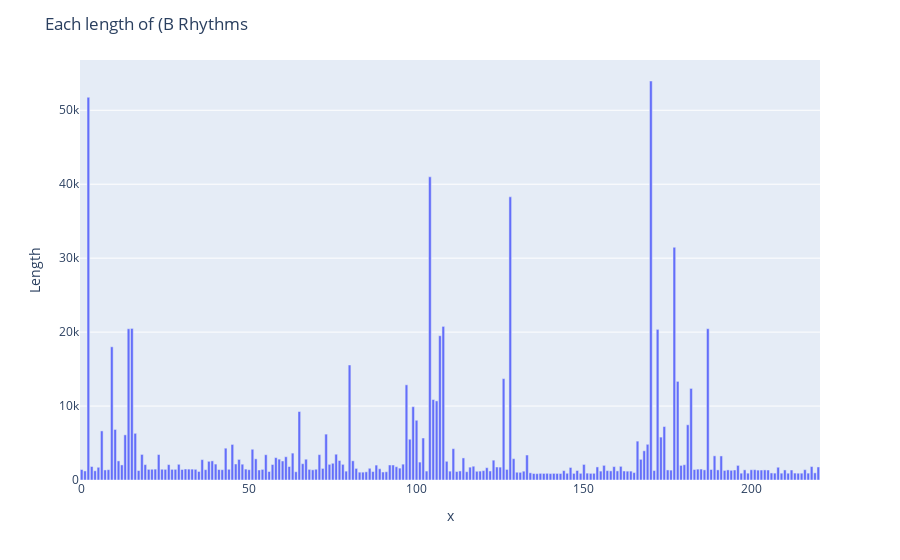

Notebook source saved alongside this figure:
### Markdown cell above
### (2) B

### Code cell
print("Basic Statistics of (B")
print("Num : ", len(rhythmLens_B))
print("Mean : ", np.mean(rhythmLens_B))
print("Var : ", np.var(rhythmLens_B))
print("Std : ", np.std(rhythmLens_B))
print("Max : " , np.max(rhythmLens_B))
print("Min : ", np.min(rhythmLens_B))
print("Median : ", np.median(rhythmLens_B))
print("25 Percentile : ", np.percentile(rhythmLens_B, 25))
print("75 Percentile : ", np.percentile(rhythmLens_B, 75))

fig = px.bar(x=range(len(rhythmLens_B)), y=rhythmLens_B)
fig.update_layout(title="Each length of (B Rhythms",
                 yaxis_title="Length",)
fig.show()

sns.distplot(rhythmLens_B, fit=norm).set_title('Dist. of (B')

### Figure 1 — Plotly figure (JSON) as saved in the notebook; plotly's stock layout.template omitted (floating-point values rounded to 4 significant figures; data arrays with more than 128 entries replaced by an {"elided": "..."} marker saying what was removed)
{"data": [{"alignmentgroup": "True", "hovertemplate": "x=%{x}<br>y=%{y}<extra></extra>", "legendgroup": "", "marker": {"color": "#636efa"}, "name": "", "offsetgroup": "", "orientation": "v", "showlegend": false, "textposition": "auto", "type": "bar", "x": {"elided": "221 int values"}, "xaxis": "x", "y": {"elided": "221 int values"}, "yaxis": "y"}], "layout": {"barmode": "relative", "legend": {"tracegroupgap": 0}, "margin": {"t": 60}, "title": {"text": "Each length of (B Rhythms"}, "xaxis": {"anchor": "y", "domain": [0, 1], "title": {"text": "x"}}, "yaxis": {"anchor": "x", "domain": [0, 1], "title": {"text": "Length"}}}}
